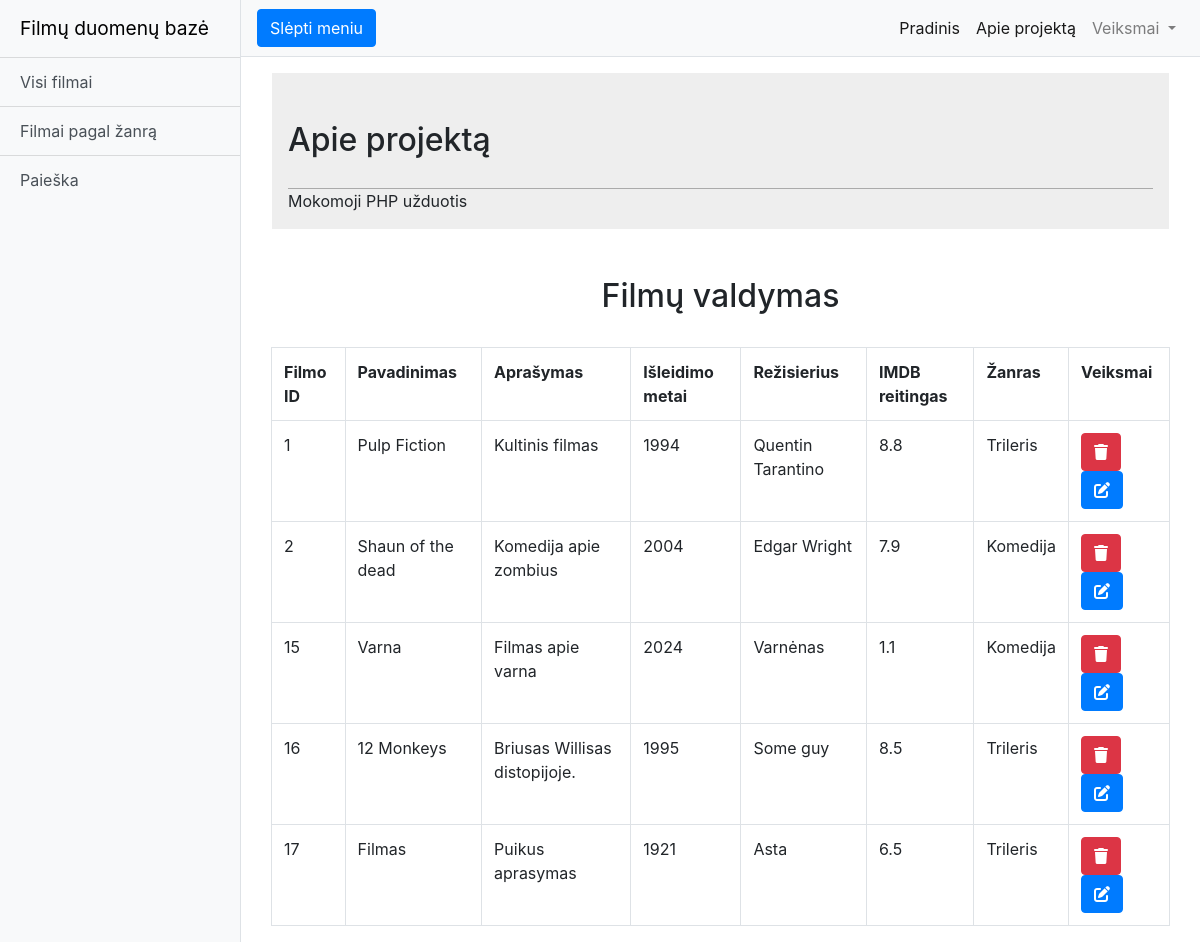
Screenshot of /?page=movie_control with the database file from the repository.
### tables this page shows
CREATE TABLE `movies` (
  `id` int(11) NOT NULL,
  `title` varchar(255) DEFAULT NULL,
  `description` varchar(255) DEFAULT NULL,
  `director` varchar(100) DEFAULT NULL,
  `year` varchar(45) DEFAULT NULL,
  `imdb` decimal(2,1) DEFAULT NULL,
  `genre_id` int(11) DEFAULT NULL
);

CREATE TABLE `genres` (
  `id` int(11) NOT NULL,
  `genre_name` varchar(100) NOT NULL
);

### index.php (called while the page is built, shortened)
<?php
require_once "templates/".ACTIVE_TEMPLATE."/index.view.php";

### templates/main/pages/movie_control.page.php (the view, shortened to what this page needs)
<?php
try {
    if ($conn) {
        $stmt = $conn->query("SELECT movies.id, title, description, year, director, imdb, genre_name
                                        FROM movies
                                        JOIN genres ON movies.genre_id = genres.id");
        $movies = $stmt->fetchAll();
    }
} catch (PDOException $e) {
    echo $e->getMessage();
}
?>
<div class="row justify-content-center">
  <h2>Filmų valdymas</h2>
</div>
<div class="container">
  <table class="table table-bordered">
    <tr>
      <th>Filmo ID</th>
      <th>Pavadinimas</th>
      <th>Aprašymas</th>
      <th>Išleidimo metai</th>
      <th>Režisierius</th>
      <th>IMDB reitingas</th>
      <th>Žanras</th>
      <th>Veiksmai</th>
        <?php foreach ($movies as $movie): ?>
    <tr>
      <td><?= $movie["id"] ?></td>
      <td><?= ucfirst($movie["title"]) ?></td>
      <td><?= ucfirst($movie["description"]) ?></td>
      <td><?= ucfirst($movie["year"]) ?></td>
      <td><?= ucfirst($movie["director"]) ?></td>
      <td><?= $movie["imdb"] ?></td>
      <td><?= ucfirst($movie["genre_name"]) ?></td>
      <td>
        <a href="?page=movie_control&delete=<?=$movie["id"]?>" class="btn btn-danger"><i class="fas fa-trash"></i></a>
        <a href="?page=movie_control&edit=<?=$movie["id"]?>" class="btn btn-primary"><i class="fas fa-edit"></i></a>
      </td>
    </tr>
      <?php endforeach; ?>
    </tr>
  </table>
</div>

### templates/main/css/simple-sidebar.css (style rules this page uses)
body { overflow-x: hidden; }

### templates/main/css/styles.css (style rules this page uses)
h2 { margin: 2rem 0; }

### rows the page displays
movies: id "1", title "Pulp Fiction", description "Kultinis filmas", year "1994", director "Quentin Tarantino", imdb "8.8", genre.genre_name "Trileris"
movies: id "2", title "Shaun of the dead", description "Komedija apie zombius", year "2004", director "Edgar Wright", imdb "7.9", genre.genre_name "Komedija"
movies: id "15", title "Varna", description "Filmas apie varna", year "2024", director "Varnėnas", imdb "1.1", genre.genre_name "Komedija"
movies: id "16", title "12 Monkeys", description "Briusas Willisas distopijoje.", year "1995", director "Some guy", imdb "8.5", genre.genre_name "Trileris"
movies: id "17", title "Filmas", description "Puikus aprasymas", year "1921", director "Asta", imdb "6.5", genre.genre_name "Trileris"

### other values shown
SITE_NAME "Filmų duomenų bazė"
$menuItem "Visi filmai"
$menuItem "Filmai pagal žanrą"
$menuItem "Paieška"
$menuItem "Pradinis"
$menuItem "Apie projektą"
